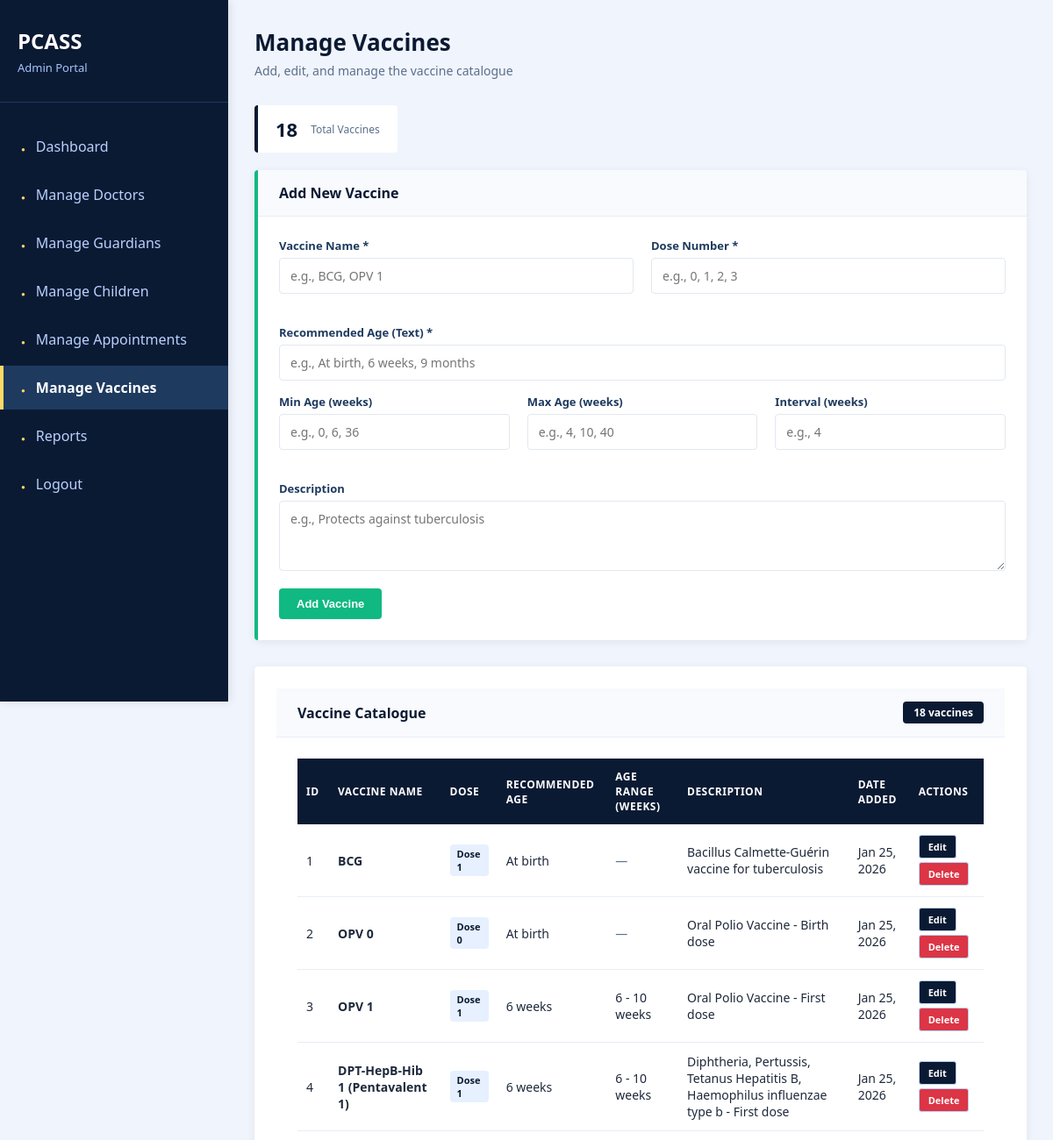
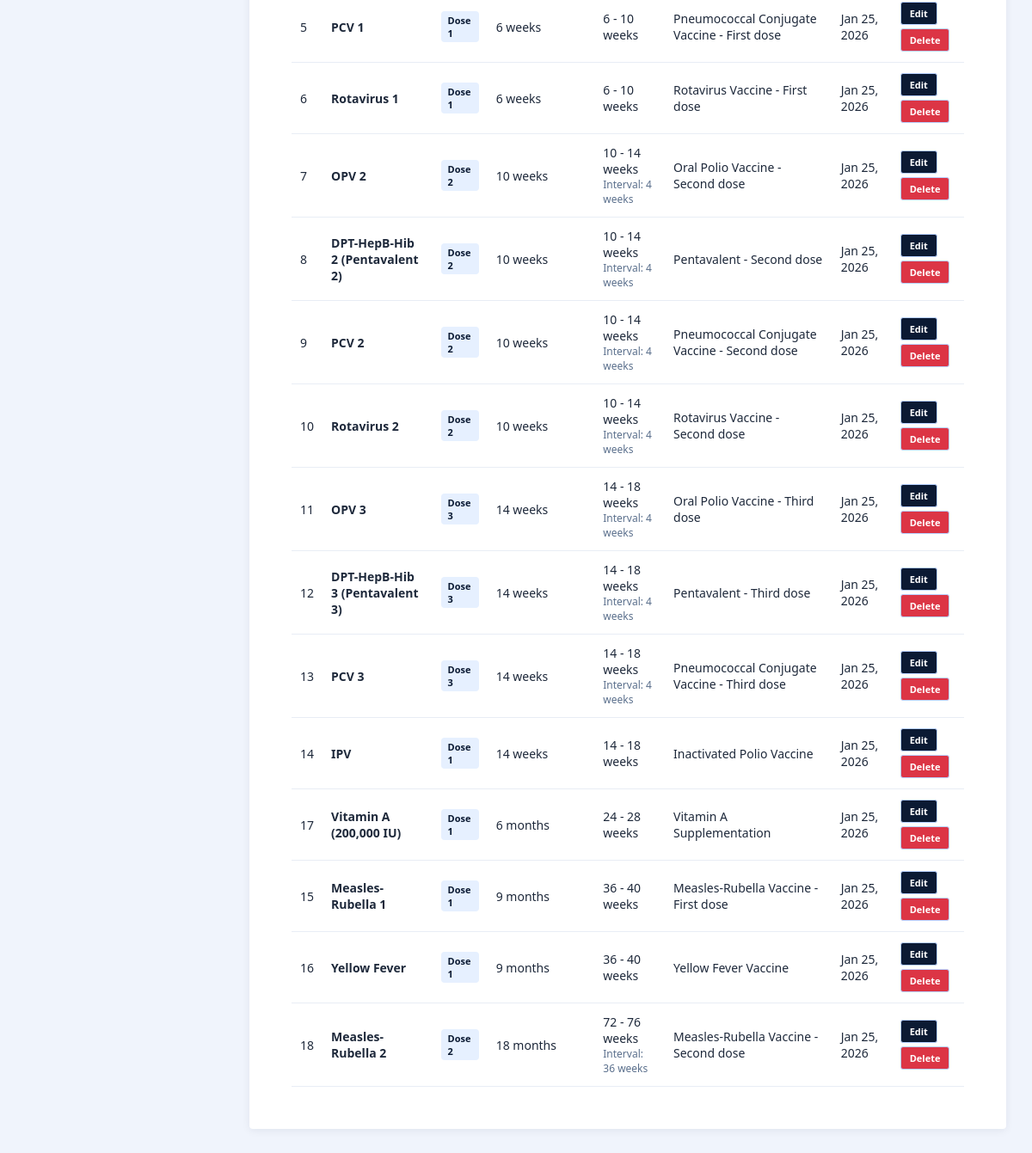
/manage_vaccines.php (signed in), run on the app's committed database (2 pictures, top to bottom).
### tables this page shows
CREATE TABLE `vaccines` (
  `vaccine_id` int(11) NOT NULL,
  `vaccine_name` varchar(255) NOT NULL,
  `dose_number` int(11) DEFAULT NULL,
  `recommended_age` varchar(100) NOT NULL,
  `min_age_weeks` int(11) DEFAULT NULL,
  `max_age_weeks` int(11) DEFAULT NULL,
  `interval_weeks` int(11) DEFAULT NULL,
  `description` text DEFAULT NULL,
  `created_at` timestamp NOT NULL DEFAULT current_timestamp()
);

### manage_vaccines.php (the view, shortened to what this page needs)
<?php
require_once __DIR__ . "/config/db.php";
$vaccines = $conn->query("SELECT * FROM vaccines ORDER BY min_age_weeks, vaccine_id");
$edit = null;
$total = $conn->query("SELECT COUNT(*) as c FROM vaccines")->fetch_assoc()['c'];
?>
<!DOCTYPE html PUBLIC "-//W3C//DTD HTML 4.01 Strict//EN">
<html>
<head>
    <link rel="stylesheet" href="assets/css/style.css">
</head>
<body>
<div class="wrapper">
    <div class="sidebar">
        <div class="sidebar-header">
            <h2>PCASS</h2>
            <p>Admin Portal</p>
        </div>
        <div class="nav">
            <ul>
                <li><a href="admin_dashboard.php">Dashboard</a></li>
                <li><a href="manage_doctors.php">Manage Doctors</a></li>
                <li><a href="manage_guardians.php">Manage Guardians</a></li>
                <li><a href="manage_children.php">Manage Children</a></li>
                <li><a href="manage_appointments.php">Manage Appointments</a></li>
                <li><a href="manage_vaccines.php" class="active">Manage Vaccines</a></li>
                <li><a href="admin_reports.php">Reports</a></li>
                <li><a href="logout.php">Logout</a></li>
            </ul>
        </div>
    </div>
    <div class="main-content">
        <div class="page-header">
            <h1>Manage Vaccines</h1>
            <p>Add, edit, and manage the vaccine catalogue</p>
        </div>
        <div class="stats-row">
            <div class="stat-mini">
                <span class="num"><?= $total ?></span>
                <span class="label">Total Vaccines</span>
            </div>
        </div>
        <div class="form-card">
            <div class="card-header">
                <h2><?= $edit ? 'Edit Vaccine' : 'Add New Vaccine' ?></h2>
            </div>
            <div class="card-body">
                <form method="POST">
                    <div class="form-grid-2">
                        <div class="form-group">
                            <label>Vaccine Name *</label>
                            <input type="text" name="vaccine_name" class="form-control"
                                   value="<?= $edit['vaccine_name'] ?? '' ?>"
                                   placeholder="e.g., BCG, OPV 1" required>
                        </div>
                        <div class="form-group">
                            <label>Dose Number *</label>
                            <input type="number" name="dose_number" class="form-control"
                                   value="<?= $edit['dose_number'] ?? '' ?>"
                                   placeholder="e.g., 0, 1, 2, 3" required>
                        </div>
                    </div>
                    <div class="form-group">
                        <label>Recommended Age (Text) *</label>
                        <input type="text" name="recommended_age" class="form-control"
                               value="<?= $edit['recommended_age'] ?? '' ?>"
                               placeholder="e.g., At birth, 6 weeks, 9 months" required>
                    </div>
                    <div class="form-grid-3">
                        <div class="form-group">
                            <label>Min Age (weeks)</label>
                            <input type="number" name="min_age_weeks" class="form-control"
                                   value="<?= $edit['min_age_weeks'] ?? '' ?>"
                                   placeholder="e.g., 0, 6, 36">
                        </div>
                        <div class="form-group">
                            <label>Max Age (weeks)</label>
                            <input type="number" name="max_age_weeks" class="form-control"
                                   value="<?= $edit['max_age_weeks'] ?? '' ?>"
                                   placeholder="e.g., 4, 10, 40">
                        </div>
                        <div class="form-group">
                            <label>Interval (weeks)</label>
                            <input type="number" name="interval_weeks" class="form-control"
                                   value="<?= $edit['interval_weeks'] ?? '' ?>"
                                   placeholder="e.g., 4">
                        </div>
                    </div>
                    <div class="form-group">
                        <label>Description</label>
                        <textarea name="description" class="form-control"
                                  placeholder="e.g., Protects against tuberculosis"><?= $edit['description'] ?? '' ?></textarea>
                    </div>
                    <div style="display: flex; gap: 10px;">
                        <button type="submit" name="<?= $edit ? 'edit_vaccine' : 'add_vaccine' ?>" class="btn btn-success">
                            <?= $edit ? 'Update Vaccine' : 'Add Vaccine' ?>
                        </button>
                    </div>
                </form>
            </div>
        </div>
        <div class="card">
            <div class="card-header">
                <h2>Vaccine Catalogue</h2>
                <span class="badge"><?= $vaccines->num_rows ?> vaccines</span>
            </div>
            <div class="card-body">
                <div class="table-responsive">
                    <?php if ($vaccines->num_rows > 0): ?>
                        <table>
                            <thead>
                                <tr>
                                    <th>ID</th>
                                    <th>Vaccine Name</th>
                                    <th>Dose</th>
                                    <th>Recommended Age</th>
                                    <th>Age Range (weeks)</th>
                                    <th>Description</th>
                                    <th>Date Added</th>
                                    <th>Actions</th>
                                </tr>
                            </thead>
                            <tbody>
                                <?php while ($v = $vaccines->fetch_assoc()): ?>
                                <tr>
                                    <td><?= $v['vaccine_id'] ?></td>
                                    <td><strong><?= htmlspecialchars($v['vaccine_name']) ?></strong></td>
                                    <td>
                                        <span class="dose-badge">Dose <?= $v['dose_number'] ?></span>
                                    </td>
                                    <td><?= htmlspecialchars($v['recommended_age']) ?></td>
                                    <td>
                                        <?php if ($v['min_age_weeks']): ?>
                                            <?= $v['min_age_weeks'] ?> - <?= $v['max_age_weeks'] ?? '?' ?> weeks
                                            <?php if ($v['interval_weeks']): ?>
                                                <div class="age-weeks">Interval: <?= $v['interval_weeks'] ?> weeks</div>
                                            <?php endif; ?>
                                        <?php else: ?>
                                            <span style="color:#5a6f8c;">—</span>
                                        <?php endif; ?>
                                    </td>
                                    <td><?= htmlspecialchars($v['description'] ?? '') ?></td>
                                    <td><?= date('M d, Y', strtotime($v['created_at'])) ?></td>
                                    <td>
                                        <div class="action-group">
                                            <a href="?edit=<?= $v['vaccine_id'] ?>" class="action-btn btn-edit">Edit</a>
                                            <a href="?delete=<?= $v['vaccine_id'] ?>" class="action-btn btn-delete"
                                               onclick="return confirm('Delete <?= htmlspecialchars($v['vaccine_name']) ?>? This cannot be undone if the vaccine has been given to children.')">
                                                Delete
                                            </a>
                                        </div>
                                    </td>
                                </tr>
                                <?php endwhile; ?>
                            </tbody>
                        </table>
                    <?php else: ?>
                        <div style="text-align: center; padding: 60px; color: #5a6f8c;">
                            No vaccines in catalogue. Add your first vaccine above!
                        </div>
                    <?php endif; ?>
                </div>
            </div>
        </div>
    </div>
</div>
</body>
</html>

### assets/css/style.css (style rules this page uses)
* { margin: 0; padding: 0; }
body { font-family: Arial, Helvetica, sans-serif; background: #f0f4fc; }
.sidebar { width: 260px; background: #0b1a33; color: white; position: fixed; height: 100vh; overflow-y: auto; box-shadow: 2px 0 10px rgba(0,0,0,0.1); display: table-cell; }
.sidebar-header { padding: 30px 20px; border-bottom: 1px solid #1e3a5f; background: #0b1a33; }
.sidebar-header h2 { font-size: 24px; margin-bottom: 5px; color: #ffffff; }
.sidebar-header p { font-size: 13px; color: #a3c6ff; }
.sidebar .nav ul { list-style: none; padding: 20px 0; }
.sidebar .nav ul li { margin: 5px 0; }
.sidebar .nav ul li a { display: block; padding: 14px 20px; color: #b8d1ff; text-decoration: none; border-left: 4px solid transparent; }
.sidebar .nav ul li a.active { background: #1e3a5f; border-left-color: #ffd966; color: #ffffff; font-weight: 600; }
.sidebar .nav ul li a::before { content: '●'; margin-right: 12px; font-size: 8px; color: #ffd966; }
.main-content { margin-left: 260px; padding: 30px; background: #f0f4fc; }
.card { background: #ffffff; padding: 25px; border-radius: 8px; box-shadow: 0 2px 10px rgba(11,26,51,0.1); margin-bottom: 20px; }
.action-btn { display: table-cell; padding: 15px; border-radius: 6px; font-size: 14px; font-weight: 600; cursor: pointer; text-decoration: none; text-align: center; background: #ffffff; border: 1px solid #b8d1ff; color: #0b1a33; }
.form-group { margin-bottom: 15px; }
.form-group label { display: block; margin-bottom: 5px; font-weight: 600; color: #1e3a5f; font-size: 13px; }
.form-control { width: 100%; padding: 10px 12px; border: 1.5px solid #e2e8f0; border-radius: 6px; font-size: 14px; font-family: Arial, Helvetica, sans-serif; }
.form-grid-2 { display: grid; grid-template-columns: 1fr 1fr; gap: 15px; }
textarea.form-control { min-height: 80px; resize: vertical; }
.btn { display: inline-block; padding: 8px 16px; border-radius: 4px; font-size: 13px; font-weight: 600; cursor: pointer; border: none; text-decoration: none; font-family: Arial, Helvetica, sans-serif; }

### data on the page
vaccines: vaccine_id "1", vaccine_name "BCG", dose_number "1", recommended_age "At birth", description "Bacillus Calmette-Guérin vaccine for tuberculosis", created_at "Jan 25, 2026"
vaccines: vaccine_id "2", vaccine_name "OPV 0", dose_number "0", recommended_age "At birth", description "Oral Polio Vaccine - Birth dose", created_at "Jan 25, 2026"
vaccines: vaccine_id "3", vaccine_name "OPV 1", dose_number "1", recommended_age "6 weeks", min_age_weeks "6", max_age_weeks "10", description "Oral Polio Vaccine - First dose", created_at "Jan 25, 2026"
vaccines: vaccine_id "4", vaccine_name "DPT-HepB-Hib 1 (Pentavalent 1)", dose_number "1", recommended_age "6 weeks", min_age_weeks "6", max_age_weeks "10", description "Diphtheria, Pertussis, Tetanus Hepatitis B, Haemophilus influenzae type b - First dose", created_at "Jan 25, 2026"
vaccines: vaccine_id "5", vaccine_name "PCV 1", dose_number "1", recommended_age "6 weeks", min_age_weeks "6", max_age_weeks "10", description "Pneumococcal Conjugate Vaccine - First dose", created_at "Jan 25, 2026"
vaccines: vaccine_id "6", vaccine_name "Rotavirus 1", dose_number "1", recommended_age "6 weeks", min_age_weeks "6", max_age_weeks "10", description "Rotavirus Vaccine - First dose", created_at "Jan 25, 2026"
vaccines: vaccine_id "7", vaccine_name "OPV 2", dose_number "2", recommended_age "10 weeks", min_age_weeks "10", max_age_weeks "14", interval_weeks "4", description "Oral Polio Vaccine - Second dose", created_at "Jan 25, 2026"
vaccines: vaccine_id "8", vaccine_name "DPT-HepB-Hib 2 (Pentavalent 2)", dose_number "2", recommended_age "10 weeks", min_age_weeks "10", max_age_weeks "14", interval_weeks "4", description "Pentavalent - Second dose", created_at "Jan 25, 2026"
vaccines: vaccine_id "9", vaccine_name "PCV 2", dose_number "2", recommended_age "10 weeks", min_age_weeks "10", max_age_weeks "14", interval_weeks "4", description "Pneumococcal Conjugate Vaccine - Second dose", created_at "Jan 25, 2026"
vaccines: vaccine_id "10", vaccine_name "Rotavirus 2", dose_number "2", recommended_age "10 weeks", min_age_weeks "10", max_age_weeks "14", interval_weeks "4", description "Rotavirus Vaccine - Second dose", created_at "Jan 25, 2026"
vaccines: vaccine_id "11", vaccine_name "OPV 3", dose_number "3", recommended_age "14 weeks", min_age_weeks "14", max_age_weeks "18", interval_weeks "4", description "Oral Polio Vaccine - Third dose", created_at "Jan 25, 2026"
vaccines: vaccine_id "12", vaccine_name "DPT-HepB-Hib 3 (Pentavalent 3)", dose_number "3", recommended_age "14 weeks", min_age_weeks "14", max_age_weeks "18", interval_weeks "4", description "Pentavalent - Third dose", created_at "Jan 25, 2026"
vaccines: vaccine_id "13", vaccine_name "PCV 3", dose_number "3", recommended_age "14 weeks", min_age_weeks "14", max_age_weeks "18", interval_weeks "4", description "Pneumococcal Conjugate Vaccine - Third dose", created_at "Jan 25, 2026"
vaccines: vaccine_id "14", vaccine_name "IPV", dose_number "1", recommended_age "14 weeks", min_age_weeks "14", max_age_weeks "18", description "Inactivated Polio Vaccine", created_at "Jan 25, 2026"
vaccines: vaccine_id "17", vaccine_name "Vitamin A (200,000 IU)", dose_number "1", recommended_age "6 months", min_age_weeks "24", max_age_weeks "28", description "Vitamin A Supplementation", created_at "Jan 25, 2026"
vaccines: vaccine_id "15", vaccine_name "Measles-Rubella 1", dose_number "1", recommended_age "9 months", min_age_weeks "36", max_age_weeks "40", description "Measles-Rubella Vaccine - First dose", created_at "Jan 25, 2026"
vaccines: vaccine_id "16", vaccine_name "Yellow Fever", dose_number "1", recommended_age "9 months", min_age_weeks "36", max_age_weeks "40", description "Yellow Fever Vaccine", created_at "Jan 25, 2026"
vaccines: vaccine_id "18", vaccine_name "Measles-Rubella 2", dose_number "2", recommended_age "18 months", min_age_weeks "72", max_age_weeks "76", interval_weeks "36", description "Measles-Rubella Vaccine - Second dose", created_at "Jan 25, 2026"

### other printed values
$total "18"
$vaccines->num_rows "18"
